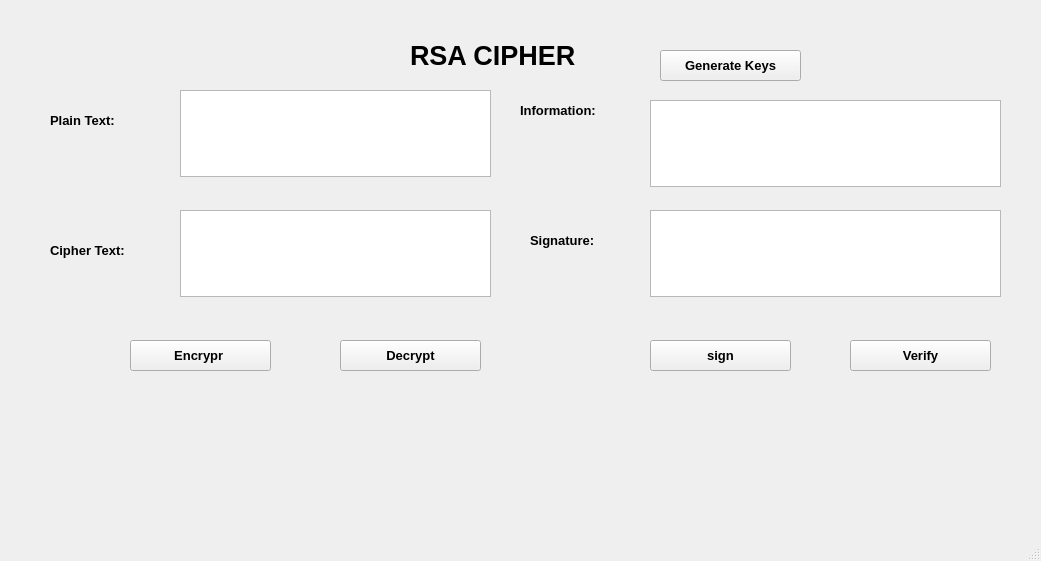
<?xml version="1.0" encoding="UTF-8"?>
<ui version="4.0">
 <class>MainWindow</class>
 <widget class="QMainWindow" name="MainWindow">
  <property name="geometry">
   <rect>
    <x>0</x>
    <y>0</y>
    <width>1041</width>
    <height>561</height>
   </rect>
  </property>
  <property name="font">
   <font>
    <pointsize>10</pointsize>
    <weight>75</weight>
    <bold>true</bold>
   </font>
  </property>
  <property name="windowTitle">
   <string>MainWindow</string>
  </property>
  <widget class="QWidget" name="centralwidget">
   <widget class="QLabel" name="label">
    <property name="geometry">
     <rect>
      <x>410</x>
      <y>30</y>
      <width>251</width>
      <height>51</height>
     </rect>
    </property>
    <property name="font">
     <font>
      <pointsize>20</pointsize>
      <weight>75</weight>
      <bold>true</bold>
     </font>
    </property>
    <property name="text">
     <string>RSA CIPHER</string>
    </property>
   </widget>
   <widget class="QLabel" name="label_2">
    <property name="geometry">
     <rect>
      <x>50</x>
      <y>110</y>
      <width>101</width>
      <height>21</height>
     </rect>
    </property>
    <property name="text">
     <string>Plain Text:</string>
    </property>
   </widget>
   <widget class="QLabel" name="label_3">
    <property name="geometry">
     <rect>
      <x>50</x>
      <y>240</y>
      <width>101</width>
      <height>21</height>
     </rect>
    </property>
    <property name="text">
     <string>Cipher Text:</string>
    </property>
   </widget>
   <widget class="QLabel" name="label_4">
    <property name="geometry">
     <rect>
      <x>520</x>
      <y>100</y>
      <width>121</width>
      <height>21</height>
     </rect>
    </property>
    <property name="text">
     <string>Information:</string>
    </property>
   </widget>
   <widget class="QLabel" name="label_5">
    <property name="geometry">
     <rect>
      <x>530</x>
      <y>230</y>
      <width>101</width>
      <height>21</height>
     </rect>
    </property>
    <property name="text">
     <string>Signature:</string>
    </property>
   </widget>
   <widget class="QTextEdit" name="txt_plain_text">
    <property name="geometry">
     <rect>
      <x>180</x>
      <y>90</y>
      <width>311</width>
      <height>87</height>
     </rect>
    </property>
   </widget>
   <widget class="QTextEdit" name="txt_cipher_text">
    <property name="geometry">
     <rect>
      <x>180</x>
      <y>210</y>
      <width>311</width>
      <height>87</height>
     </rect>
    </property>
   </widget>
   <widget class="QTextEdit" name="txt_info">
    <property name="geometry">
     <rect>
      <x>650</x>
      <y>100</y>
      <width>351</width>
      <height>87</height>
     </rect>
    </property>
   </widget>
   <widget class="QTextEdit" name="txt_sign">
    <property name="geometry">
     <rect>
      <x>650</x>
      <y>210</y>
      <width>351</width>
      <height>87</height>
     </rect>
    </property>
   </widget>
   <widget class="QPushButton" name="btn_encrypt">
    <property name="geometry">
     <rect>
      <x>130</x>
      <y>340</y>
      <width>141</width>
      <height>31</height>
     </rect>
    </property>
    <property name="text">
     <string>Encrypr </string>
    </property>
   </widget>
   <widget class="QPushButton" name="btn_decrypt">
    <property name="geometry">
     <rect>
      <x>340</x>
      <y>340</y>
      <width>141</width>
      <height>31</height>
     </rect>
    </property>
    <property name="text">
     <string>Decrypt</string>
    </property>
   </widget>
   <widget class="QPushButton" name="btn_gen_keys">
    <property name="geometry">
     <rect>
      <x>660</x>
      <y>50</y>
      <width>141</width>
      <height>31</height>
     </rect>
    </property>
    <property name="text">
     <string>Generate Keys</string>
    </property>
   </widget>
   <widget class="QPushButton" name="btn_sign">
    <property name="geometry">
     <rect>
      <x>650</x>
      <y>340</y>
      <width>141</width>
      <height>31</height>
     </rect>
    </property>
    <property name="text">
     <string>sign</string>
    </property>
   </widget>
   <widget class="QPushButton" name="btn_verify">
    <property name="geometry">
     <rect>
      <x>850</x>
      <y>340</y>
      <width>141</width>
      <height>31</height>
     </rect>
    </property>
    <property name="text">
     <string>Verify</string>
    </property>
   </widget>
  </widget>
  <widget class="QMenuBar" name="menubar">
   <property name="geometry">
    <rect>
     <x>0</x>
     <y>0</y>
     <width>1041</width>
     <height>29</height>
    </rect>
   </property>
  </widget>
  <widget class="QStatusBar" name="statusbar"/>
 </widget>
 <resources/>
 <connections/>
</ui>
